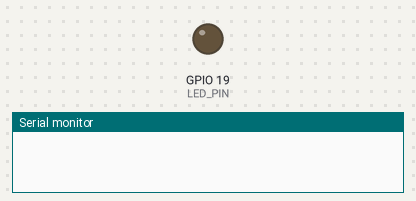
This sketch was run on a simulated ESP32. On the bench: output pins drawn as LEDs (lit = HIGH), the last lines printed to the serial monitor. Nothing arrives over Bluetooth unless stated.

Above: at 0.0 s.
At 1.1 s:
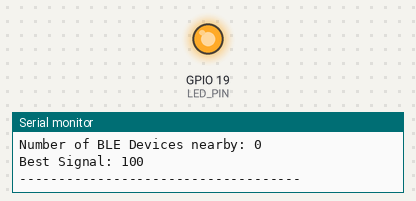
Timing chart, 0 to 2.6 s (numbered marks = the images above):
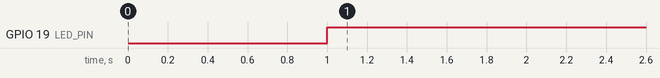

The sketch:

Esp32_ProximityWithBLE.ino
```cpp
#include <BLEAdvertisedDevice.h>
#include <BLEDevice.h>
#include <BLEScan.h>
#include <BLEAddress.h>

// #include "string.h"

/**
Source: https://youtu.be/azT2rosEo0k
*/

#define LED_PIN 19
#define CUT_OFF -40

void setup() {
  pinMode(LED_PIN, OUTPUT);
  BLEDevice::init("");

  Serial.begin(115200);
}

void loop() {
  BLEScan* scan = BLEDevice::getScan();
  scan->setActiveScan(true);
  BLEScanResults allBleDevices = scan->start(1);
  int bestReading = CUT_OFF;

  Serial.print("Number of BLE Devices nearby: ");
  Serial.println(allBleDevices.getCount());

  int maxSignalStrength = 100;
  for (int i = 0; i < allBleDevices.getCount(); i++) {
    BLEAdvertisedDevice device = allBleDevices.getDevice(i);

    // Serial.print("Names of Devices: ");
    // std::string name =  device.getName();
    // Serial.println(name.c_str());

    int rssi = device.getRSSI();

    if (maxSignalStrength > 0) {
      maxSignalStrength = rssi;
    } else {
      if (rssi > maxSignalStrength) {
        maxSignalStrength = rssi;
      }
    }
  }

  Serial.print("Best Signal: ");
  Serial.println(maxSignalStrength);

  digitalWrite(
    LED_PIN,
    maxSignalStrength > CUT_OFF ? HIGH : LOW
  );
  Serial.println("------------------------------------");
}
```

Measured:
- by itself, GPIO 19 (LED_PIN): LOW → HIGH at 1.0 s
